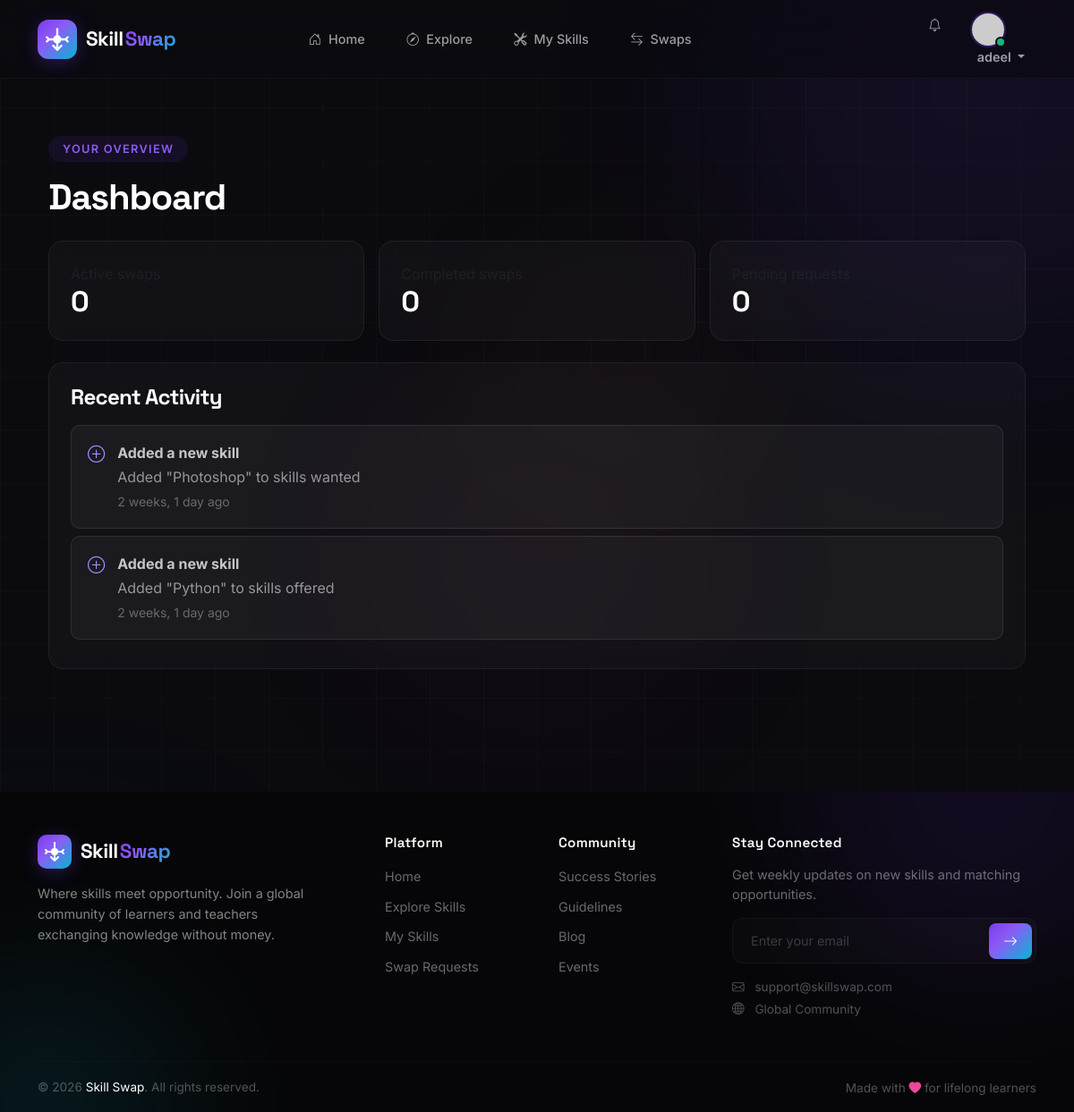
Page /dashboard/ (signed in) on the earlier database version.
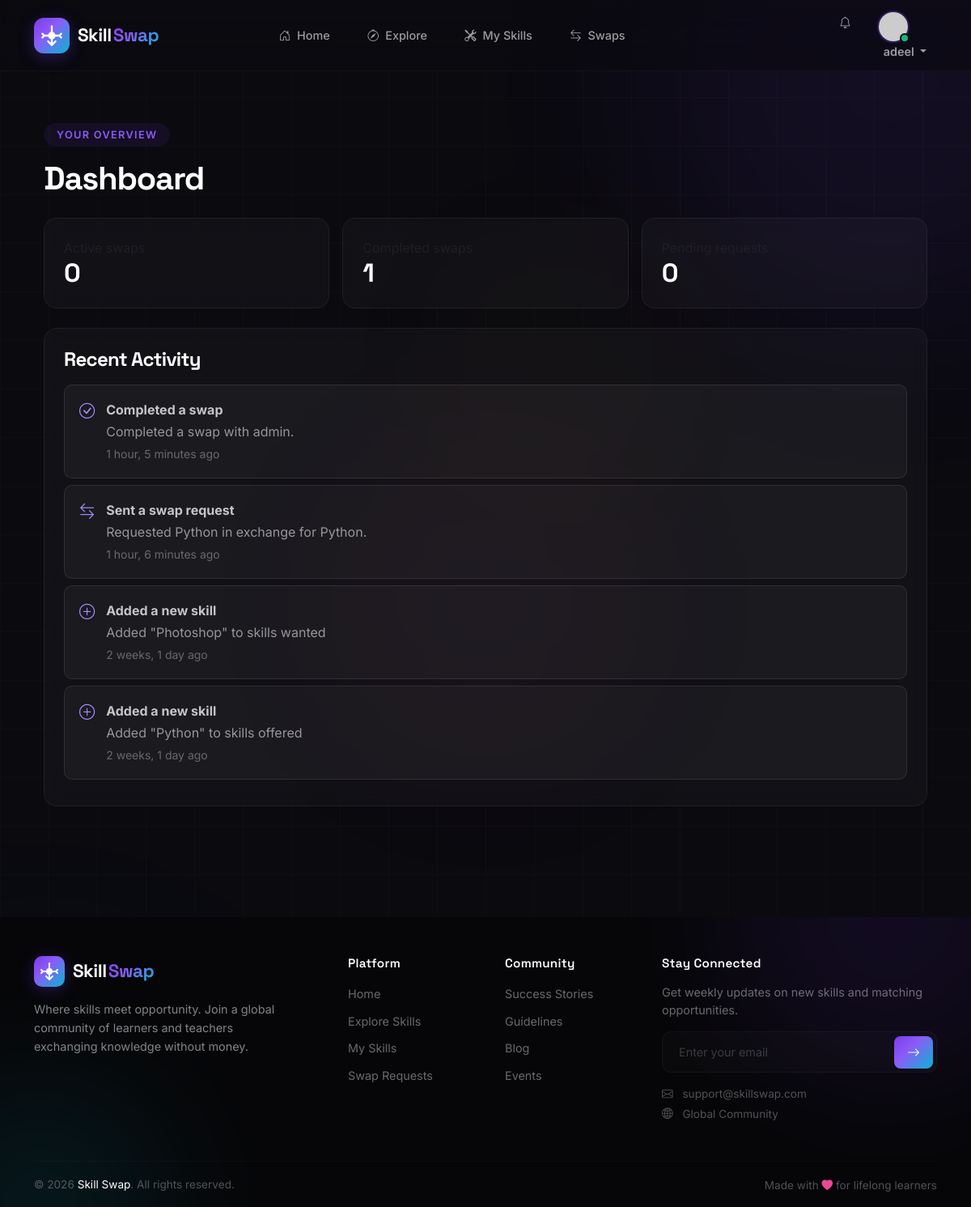
Same page on the later database version.
### swap/models.py (models this page shows, shortened)
class Activity(models.Model):
    user = models.ForeignKey(User, on_delete=models.CASCADE, related_name='activities')
    title = models.CharField(max_length=100)
    description = models.TextField(max_length=500)
    icon = models.CharField(max_length=50, default='bi bi-arrow-left-right')
    color = models.CharField(max_length=100, default='linear-gradient(135deg, #7c3aed, #8b5cf6)')
    created_at = models.DateTimeField(auto_now_add=True)

### swap/views.py (the view)
# urls.py: path('dashboard/', views.dashboard, name='dashboard'),
@login_required
def dashboard(request):
    user_swaps = SwapRequest.objects.filter(Q(requester=request.user) | Q(recipient=request.user))
    context = {
        'active_count': user_swaps.filter(status='accepted').count(),
        'completed_count': user_swaps.filter(status='completed').count(),
        'pending_count': user_swaps.filter(status='pending').count(),
        'recent_activity': Activity.objects.filter(user=request.user).order_by('-created_at')[:8],
    }
    return render(request, 'swap/dashboard.html', context)

### swap/context_processors.py (called while the page is built)
def notification_counts(request):
    if not request.user.is_authenticated:
        return {}
    from .models import Notification, SwapRequest, Message
    return {
        'unread_swap_requests': SwapRequest.objects.filter(recipient=request.user, status='pending').count(),
        'unread_notifications': Notification.objects.filter(user=request.user, is_read=False).count(),
        'unread_messages': Message.objects.filter(recipient=request.user, is_read=False).count(),
    }

### templates/swap/dashboard.html
{% extends 'base.html' %}{% block title %}Dashboard - Skill Swap{% endblock %}{% block content %}<section class="py-5"><div class="container"><span class="section-tag">Your overview</span><h1 class="text-white mt-2 mb-4">Dashboard</h1><div class="row g-3 mb-4"><div class="col-md-4"><div class="glass p-4"><span class="text-muted">Active swaps</span><h2 class="text-white mb-0">{{ active_count }}</h2></div></div><div class="col-md-4"><div class="glass p-4"><span class="text-muted">Completed swaps</span><h2 class="text-white mb-0">{{ completed_count }}</h2></div></div><div class="col-md-4"><div class="glass p-4"><span class="text-muted">Pending requests</span><h2 class="text-white mb-0">{{ pending_count }}</h2></div></div></div><div class="glass p-4"><h4 class="text-white mb-3">Recent Activity</h4>{% for activity in recent_activity %}<div class="notification-item"><i class="{{ activity.icon }}"></i><div><strong>{{ activity.title }}</strong><p>{{ activity.description }}</p><small>{{ activity.created_at|timesince }} ago</small></div></div>{% empty %}<p class="text-muted">Your recent activity will appear here.</p>{% endfor %}</div></div></section>{% endblock %}

Differences in the rows shown:
added Activity: title "Completed a swap", description "Completed a swap with admin.", created_at "1 hour, 5 minutes"
added Activity: title "Sent a swap request", description "Requested Python in exchange for Python.", created_at "1 hour, 6 minutes"
Other differences:
{{ completed_count }}: "0" → "1"
